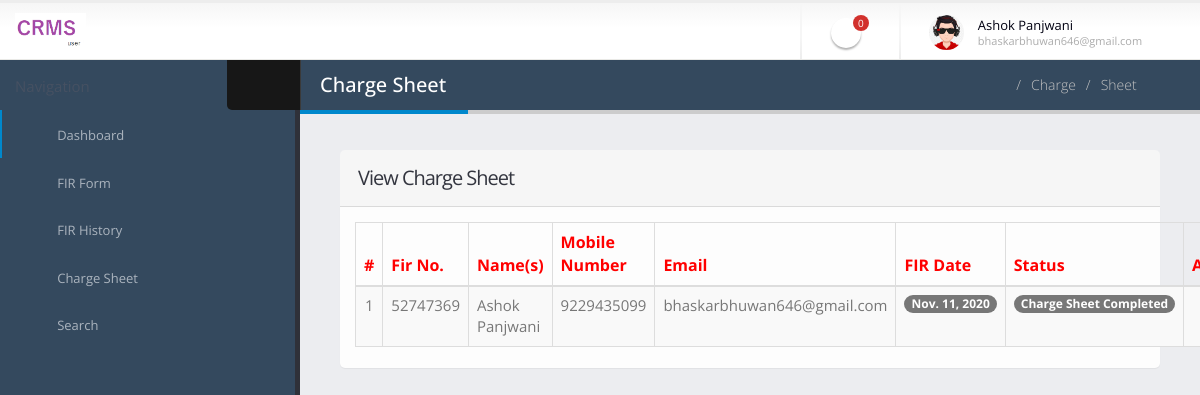
/chargesheetuser (signed in), run on the app's committed database.
### crimerecord/models.py (models this page shows, shortened)
class Fir(models.Model):
    firno = models.CharField(max_length=20, blank=True)
    userid = models.ForeignKey(User, on_delete=models.CASCADE, null=True, blank=True)
    policestationid = models.ForeignKey(PoliceStation, on_delete=models.CASCADE, null=True, blank=True)
    crimetype = models.ForeignKey(Category, on_delete=models.CASCADE, null=True, blank=True)
    nameaccused = models.CharField(max_length=150, blank=True)
    nameapplicants = models.CharField(max_length=150, blank=True)
    parentageapplicant = models.CharField(max_length=100, blank=True)
    contactno = models.CharField(max_length=15, null=True, blank=True)
    address = models.CharField(max_length=300, blank=True)
    relationaccused = models.CharField(max_length=100, null=True, blank=True)
    purposeoffir = models.CharField(max_length=200, blank=True)
    dateoffir = models.DateField(blank=True)
    remark = models.CharField(max_length=200,null=True, blank=True)
    status = models.CharField(max_length=20,null=True, blank=True)
    remarkdate = models.DateField(null=True, blank=True)
    sectionoflaw = models.CharField(max_length=150,null=True, blank=True)
    investigationofficer = models.CharField(max_length=100,null=True, blank=True)
    investigationdetail = models.CharField(max_length=300,null=True, blank=True)
    chargesheetdate = models.DateField(null=True, blank=True)

### crimerecord/views.py (the view)
# urls.py: path('chargesheetuser',chargesheetuser,name='chargesheetuser'),
def chargesheetuser(request):
    if not request.user.is_authenticated:
        return redirect('user_login')
    user = User.objects.get(id=request.user.id)
    fir = Fir.objects.filter(userid=user,status="Charge Sheet Completed")
    userid = User.objects.get(id=request.user.id)
    firuser = Fir.objects.filter(status='Accepted', userid=userid)
    firusercount = Fir.objects.filter(status='Accepted', userid=userid).count()
    d = {'fir':fir,'firuser':firuser,'firusercount':firusercount}
    return render(request,'chargesheetuser.html',d)

### crimerecord/templates/chargesheetuser.html (shortened to what this page needs)
{% load static %}
{% block body %}
<html class="fixed">
	<head>
		<link rel="stylesheet" href="{% static 'user/assets/vendor/bootstrap/css/bootstrap.css' %}" />
		<link rel="stylesheet" href="{% static 'user/assets/vendor/font-awesome/css/font-awesome.css' %}" />
		<link rel="stylesheet" href="{% static 'user/assets/vendor/magnific-popup/magnific-popup.css' %}" />
		<link rel="stylesheet" href="{% static 'user/assets/vendor/bootstrap-datepicker/css/datepicker3.css' %}" />
		<link rel="stylesheet" href="{% static 'user/assets/vendor/select2/select2.css' %}" />
		<link rel="stylesheet" href="{% static 'user/assets/vendor/jquery-datatables-bs3/assets/css/datatables.css' %}" />
		<link rel="stylesheet" href="{% static 'user/assets/stylesheets/theme.css' %}" />
		<link rel="stylesheet" href="{% static 'user/assets/stylesheets/skins/default.css' %}" />
		<link rel="stylesheet" href="{% static 'user/assets/stylesheets/theme-custom.css' %}">
	</head>
	<body>
		<section class="body">
			 {% include 'headeruser.html' %}
			<div class="inner-wrapper">
				 {% include 'sidebaruser.html' %}
				<section role="main" class="content-body">
					<header class="page-header">
						<h2>Charge Sheet</h2>
						<div class="right-wrapper pull-right">
							<ol class="breadcrumbs">
								<li>
									<a href="{% url 'user_home' %}">
										<i class="fa fa-home"></i>
									</a>
								</li>
								<li><span>Charge</span></li>
								<li><span>Sheet</span></li>
							</ol>
							<a class="sidebar-right-toggle" data-open="sidebar-right"><i class="fa fa-chevron-left"></i></a>
						</div>
					</header>
						<section class="panel">
							<header class="panel-heading">
								<div class="panel-actions">
									<a href="#" class="fa fa-caret-down"></a>
									<a href="#" class="fa fa-times"></a>
								</div>
								<h2 class="panel-title">View Charge Sheet</h2>
							</header>
							<div class="panel-body">
								 <table class="table table-bordered table-striped table-vcenter js-dataTable-full-pagination">
                                <thead style="color: red;font-size: 16px">
                                    <tr>
                                        <th class="text-center">#</th>
                                        <th>Fir No.</th>
                                        <th class="d-none d-sm-table-cell">Name(s)</th>
                                        <th class="d-none d-sm-table-cell">Mobile Number</th>
                                        <th class="d-none d-sm-table-cell">Email</th>
                                        <th class="d-none d-sm-table-cell">FIR Date</th>
                                        <th class="d-none d-sm-table-cell">Status</th>
                                        <th class="d-none d-sm-table-cell" style="width: 15%;">Action</th>
                                       </tr>
                                </thead>
                                <tbody>
                                   {% for i in fir %}
                                    <tr style="font-size: 15px">
                                        <td class="text-center">{{forloop.counter}}</td>
                                        <td class="font-w600">{{i.firno}}</td>
                                        <td class="font-w600">{{i.userid.first_name}}</td>
                                        <td class="font-w600">{{i.userid.last_name}}</td>
                                        <td class="font-w600">{{i.userid.username}}</td>
                                        <td class="font-w600">
                                            <span class="badge badge-primary">{{i.dateoffir}}</span>
                                        </td>
                                        {% if i.status == None %}
                     <td class="font-w600">Not Updated Yet</td>
                                        {% else %}
                                        <td class="d-none d-sm-table-cell">
                                            <span class="badge badge-primary">{{ i.status }}</span>
                                        </td>
                                           {% endif %}
                                         <td class="d-none d-sm-table-cell"><a href="{% url 'chargesheet_details' i.id %}"><i class="fa fa-eye" aria-hidden="true"></i></td>
                                    </tr>
                                    {% endfor %}
                                </tbody>
                            </table>
							</div>
						</section>
				</section>
			</div>
		</section>
	</body>
</html>
{% endblock %}

### crimerecord/templates/headeruser.html (shortened to what this page needs)
  {% load static %}
    <header class="header">
                <div class="logo-container">
                    <a href="{% url 'user_home' %}" class="logo">
                        <img src="{% static 'user/assets/images/logo4.png' %}" height="35" alt="JSOFT Admin" />
                    </a>
                </div>
                <div class="header-right">
                    <span class="separator"></span>
                    <ul class="notifications">
                  <li>
                        <li>
                            <a href="#" class="dropdown-toggle notification-icon" data-toggle="dropdown">
                                <i class="fa fa-bell"></i>
                                <span class="badge">{{firusercount}}</span>
                            </a>
                        </li>
                    </ul>
                    <span class="separator"></span>
                    <div id="userbox" class="userbox">
                        <a href="#" data-toggle="dropdown">
                            <figure class="profile-picture">
                                <img src="{% static 'user/assets/images/avatarboy923.jpg' %}" alt="Joseph Doe" class="img-circle" data-lock-picture="assets/images/!logged-user.jpg" />
                            </figure>
                            <div class="profile-info">
                                <span class="name">{{request.user.first_name}}</span>
                                <span class="role">{{request.user.username}}</span>
                            </div>
                            <i class="fa custom-caret"></i>
                        </a>
                    </div>
                </div>
            </header>

### crimerecord/static/user/assets/stylesheets/skins/default.css (style rules this page uses)
a, .btn-link { color: #0088cc; }
.page-header h2 { border-bottom-color: #0088cc; }
.notifications .notification-menu:before, .notifications .notification-icon:before { border-bottom-color: #0088cc; }

### data on the page
Fir: firno "52747369", userid.first_name "Ashok Panjwani", userid.last_name "9229435099", userid.username "bhaskarbhuwan646@gmail.com", dateoffir "Nov. 11, 2020", status "Charge Sheet Completed"

### other printed values
{{ firusercount }} "0"
{{ request.user.first_name }} "Ashok Panjwani"
{{ request.user.username }} "bhaskarbhuwan646@gmail.com"
